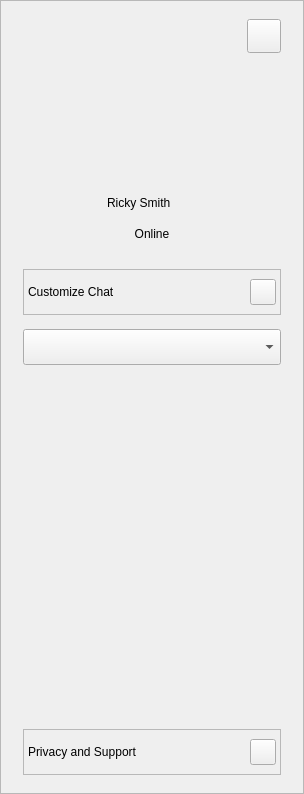
<?xml version="1.0" encoding="UTF-8"?>
<ui version="4.0">
 <class>ProfileComponent</class>
 <widget class="QCustomComponent" name="ProfileComponent">
  <property name="geometry"><rect><x>0</x><y>0</y><width>304</width><height>794</height></rect></property>
  <property name="minimumSize"><size><width>304</width><height>0</height></size></property>
  <property name="maximumSize"><size><width>304</width><height>16777215</height></size></property>
  <layout class="QVBoxLayout" name="profileComponentOuter">
   <property name="spacing"><number>0</number></property>
   <property name="leftMargin"><number>0</number></property>
   <property name="topMargin"><number>0</number></property>
   <property name="rightMargin"><number>0</number></property>
   <property name="bottomMargin"><number>0</number></property>
   <item>
    <widget class="QFrame" name="profilePanel">
     <property name="frameShape"><enum>QFrame::StyledPanel</enum></property>
     <layout class="QVBoxLayout" name="profileLayout">
      <property name="spacing"><number>14</number></property>
      <property name="leftMargin"><number>22</number></property>
      <property name="topMargin"><number>18</number></property>
      <property name="rightMargin"><number>22</number></property>
      <property name="bottomMargin"><number>18</number></property>
      <item>
       <layout class="QHBoxLayout" name="profileCloseRow">
        <item>
         <spacer name="profileCloseSpacer">
          <property name="orientation"><enum>Qt::Horizontal</enum></property>
          <property name="sizeHint" stdset="0"><size><width>10</width><height>10</height></size></property>
         </spacer>
        </item>
        <item>
         <widget class="QPushButton" name="profileClose">
          <property name="minimumSize"><size><width>34</width><height>34</height></size></property>
          <property name="maximumSize"><size><width>34</width><height>34</height></size></property>
          <property name="iconSize"><size><width>17</width><height>17</height></size></property>
          <property name="cursor"><cursorShape>PointingHandCursor</cursorShape></property>
          <property name="role" stdset="0"><string>iconChip</string></property>
         </widget>
        </item>
       </layout>
      </item>
      <item>
       <widget class="QCustomAvatar" name="profileAvatar">
        <property name="minimumSize"><size><width>112</width><height>112</height></size></property>
        <property name="maximumSize"><size><width>112</width><height>112</height></size></property>
        <property name="text" stdset="0"><string>R</string></property>
        <property name="showStatus" stdset="0"><bool>false</bool></property>
       </widget>
      </item>
      <item>
       <layout class="QHBoxLayout" name="profileNameRow">
        <property name="spacing"><number>6</number></property>
        <item>
         <spacer name="pnLeft">
          <property name="orientation"><enum>Qt::Horizontal</enum></property>
          <property name="sizeHint" stdset="0"><size><width>10</width><height>10</height></size></property>
         </spacer>
        </item>
        <item>
         <widget class="QLabel" name="profileName">
          <property name="text"><string>Ricky Smith</string></property>
          <property name="role" stdset="0"><string>profileName</string></property>
         </widget>
        </item>
        <item>
         <widget class="QLabel" name="profileVerified">
          <property name="minimumSize"><size><width>20</width><height>20</height></size></property>
          <property name="maximumSize"><size><width>20</width><height>20</height></size></property>
          <property name="scaledContents"><bool>true</bool></property>
         </widget>
        </item>
        <item>
         <spacer name="pnRight">
          <property name="orientation"><enum>Qt::Horizontal</enum></property>
          <property name="sizeHint" stdset="0"><size><width>10</width><height>10</height></size></property>
         </spacer>
        </item>
       </layout>
      </item>
      <item>
       <widget class="QLabel" name="profileStatus">
        <property name="text"><string>Online</string></property>
        <property name="alignment"><set>Qt::AlignHCenter|Qt::AlignVCenter</set></property>
        <property name="role" stdset="0"><string>profileStatus</string></property>
       </widget>
      </item>
      <item>
       <layout class="QHBoxLayout" name="profileActionsRow">
        <property name="spacing"><number>10</number></property>
        <item>
         <widget class="QCustomActionButton" name="actProfile">
          <property name="caption" stdset="0"><string>Profile</string></property>
         </widget>
        </item>
        <item>
         <widget class="QCustomActionButton" name="actMute">
          <property name="caption" stdset="0"><string>Mute</string></property>
         </widget>
        </item>
        <item>
         <widget class="QCustomActionButton" name="actSearch">
          <property name="caption" stdset="0"><string>Search</string></property>
         </widget>
        </item>
       </layout>
      </item>
      <item>
       <widget class="QFrame" name="customizeHeader">
        <property name="minimumSize"><size><width>0</width><height>44</height></size></property>
        <property name="frameShape"><enum>QFrame::StyledPanel</enum></property>
        <property name="role" stdset="0"><string>accordionHeader</string></property>
        <property name="cursor"><cursorShape>PointingHandCursor</cursorShape></property>
        <layout class="QHBoxLayout" name="customizeRow">
         <property name="leftMargin"><number>4</number></property>
         <property name="rightMargin"><number>4</number></property>
         <item>
          <widget class="QLabel" name="customizeTitle">
           <property name="text"><string>Customize Chat</string></property>
           <property name="role" stdset="0"><string>accordionTitle</string></property>
          </widget>
         </item>
         <item>
          <spacer name="customizeSpacer">
           <property name="orientation"><enum>Qt::Horizontal</enum></property>
           <property name="sizeHint" stdset="0"><size><width>10</width><height>10</height></size></property>
          </spacer>
         </item>
         <item>
          <widget class="QPushButton" name="customizeChevron">
           <property name="minimumSize"><size><width>26</width><height>26</height></size></property>
           <property name="maximumSize"><size><width>26</width><height>26</height></size></property>
           <property name="iconSize"><size><width>16</width><height>16</height></size></property>
           <property name="role" stdset="0"><string>chevron</string></property>
          </widget>
         </item>
        </layout>
       </widget>
      </item>
      <item>
       <widget class="QCustomThemeList" name="themeList">
        <property name="minimumSize"><size><width>0</width><height>36</height></size></property>
       </widget>
      </item>
      <item>
       <widget class="QCustomComponentContainer" name="mediaContainer" native="true">
        <property name="filePath" stdset="0"><string>ui/MediaPanelComponent.ui</string></property>
        <property name="previewComponent" stdset="0"><bool>false</bool></property>
       </widget>
      </item>
      <item>
       <spacer name="profileSpacer">
        <property name="orientation"><enum>Qt::Vertical</enum></property>
        <property name="sizeHint" stdset="0"><size><width>10</width><height>20</height></size></property>
       </spacer>
      </item>
      <item>
       <widget class="QFrame" name="privacyHeader">
        <property name="minimumSize"><size><width>0</width><height>44</height></size></property>
        <property name="frameShape"><enum>QFrame::StyledPanel</enum></property>
        <property name="role" stdset="0"><string>accordionHeader</string></property>
        <property name="cursor"><cursorShape>PointingHandCursor</cursorShape></property>
        <layout class="QHBoxLayout" name="privacyRow">
         <property name="leftMargin"><number>4</number></property>
         <property name="rightMargin"><number>4</number></property>
         <item>
          <widget class="QLabel" name="privacyTitle">
           <property name="text"><string>Privacy and Support</string></property>
           <property name="role" stdset="0"><string>accordionTitle</string></property>
          </widget>
         </item>
         <item>
          <spacer name="privacySpacer">
           <property name="orientation"><enum>Qt::Horizontal</enum></property>
           <property name="sizeHint" stdset="0"><size><width>10</width><height>10</height></size></property>
          </spacer>
         </item>
         <item>
          <widget class="QPushButton" name="privacyChevron">
           <property name="minimumSize"><size><width>26</width><height>26</height></size></property>
           <property name="maximumSize"><size><width>26</width><height>26</height></size></property>
           <property name="iconSize"><size><width>16</width><height>16</height></size></property>
           <property name="role" stdset="0"><string>chevron</string></property>
          </widget>
         </item>
        </layout>
       </widget>
      </item>
     </layout>
    </widget>
   </item>
  </layout>
 </widget>
 <customwidgets>
  <customwidget>
   <class>QCustomComponent</class>
   <extends>QWidget</extends>
   <header>Custom_Widgets.QCustomComponent</header>
   <container>1</container>
  </customwidget>
  <customwidget>
   <class>QCustomAvatar</class>
   <extends>QWidget</extends>
   <header>Custom_Widgets.QCustomAvatar</header>
  </customwidget>
  <customwidget>
   <class>QCustomThemeList</class>
   <extends>QComboBox</extends>
   <header>Custom_Widgets.QCustomThemeList</header>
  </customwidget>
  <customwidget>
   <class>QCustomActionButton</class>
   <extends>QFrame</extends>
   <header>Custom_Widgets.QCustomActionButton</header>
   <container>1</container>
  </customwidget>
  <customwidget>
   <class>QCustomComponentContainer</class>
   <extends>QWidget</extends>
   <header>Custom_Widgets.QCustomComponentContainer</header>
   <container>1</container>
  </customwidget>
 </customwidgets>
 <resources/>
 <connections/>
</ui>
